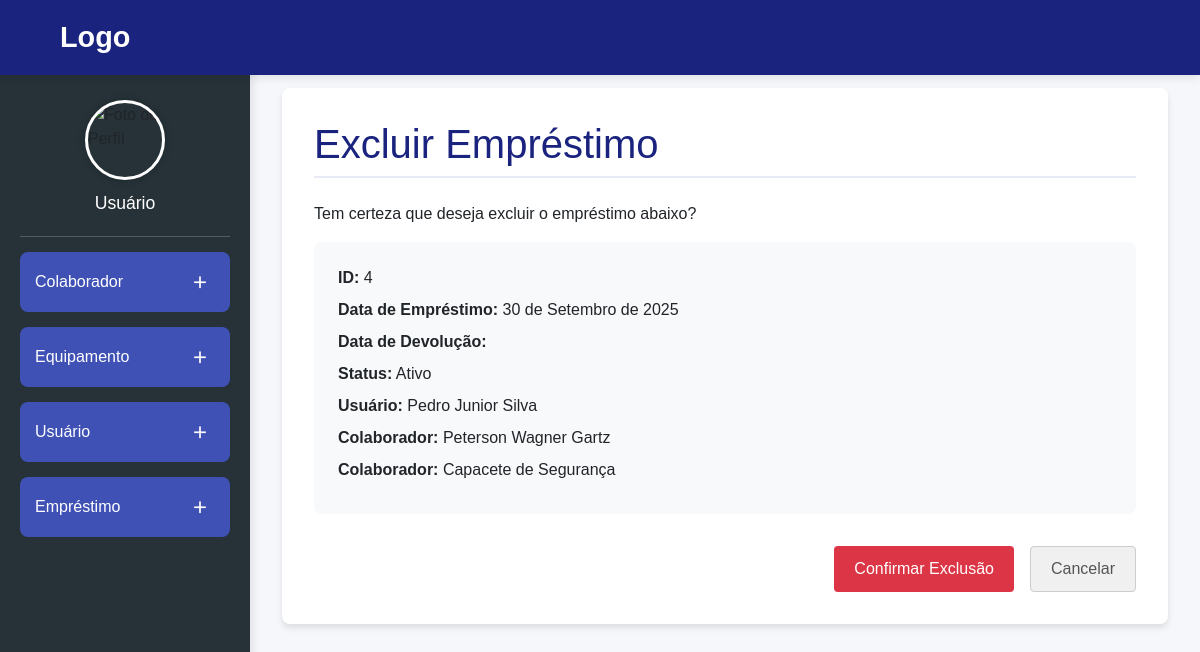
The app's page /emprestimos/4/excluir/ with its own data.
### epi_management/models.py (models this page shows, shortened)
class Emprestimo(models.Model):
    data_emprestimo = models.DateField(default=timezone.now)
    data_devolucao_prevista = models.DateField()
    data_devolucao_efetiva = models.DateField(null=True, blank=True)
    status = models.ForeignKey(StatusEmprestimo, on_delete=models.PROTECT)
    usuario = models.ForeignKey(Usuario, on_delete=models.CASCADE)
    colaborador = models.ForeignKey(Colaborador, on_delete=models.CASCADE)
    equipamento = models.ForeignKey(Equipamento, on_delete=models.CASCADE)
    observacoes_devolucao = models.TextField(blank=True, null=True)

class StatusEmprestimo(models.Model):
    nome = models.CharField(max_length=50)

class Usuario(AbstractBaseUser, PermissionsMixin):
    nome = models.CharField(max_length=100)
    email = models.EmailField(max_length=255, unique=True, validators=[validate_email])
    nivel_acesso = models.ForeignKey(NivelAcesso, on_delete=models.CASCADE)
    groups = models.ManyToManyField(
        'auth.Group',
        related_name='epi_management_usuarios',
        blank=True,
        help_text=('The groups this user belongs to. A user will get all permissions granted to each of their groups.'),
        verbose_name=('groups'),
    )
    user_permissions = models.ManyToManyField(
        'auth.Permission',
        related_name='epi_management_usuarios',
        blank=True,
        help_text=('Specific permissions for this user.'),
        verbose_name=('user permissions'),
    )
    is_staff = models.BooleanField(default=False)
    is_active = models.BooleanField(default=True)
    USERNAME_FIELD = 'email'
    REQUIRED_FIELDS = ['nome']
    objects = CustomUserManager()

class Colaborador(models.Model):
    nome = models.CharField(max_length=100)
    setor = models.CharField(max_length=50)
    funcao = models.CharField(max_length=50)
    cpf = models.CharField(max_length=11, unique=True)

class Equipamento(models.Model):
    nome = models.CharField(max_length=100)
    quantidade_disponivel = models.IntegerField()
    validade = models.DateField(null=True, blank=True)
    status = models.ForeignKey(StatusEquipamento, on_delete=models.SET_NULL, null=True)

### epi_management/views.py (the view)
# urls.py: path('emprestimos/<int:pk>/excluir/', views.emprestimos_excluir, name='emprestimos_excluir'),
def emprestimos_excluir(request, pk):
    emprestimo = get_object_or_404(Emprestimo, pk=pk)
    if request.method == 'POST':
        emprestimo.delete()
        return redirect('emprestimos_lista')
    return render(request, 'emprestimos_excluir.html', {'emprestimo': emprestimo})

### epi_management/templates/emprestimos_excluir.html (shortened to what this page needs)
{% extends 'base.html' %}
{% block content %}
<div class="main-container">
    <h1 class="page-title">Excluir Empréstimo</h1>
    <p>Tem certeza que deseja excluir o empréstimo abaixo?</p>
    <div class="confirmation-details">
        <p><strong>ID:</strong> {{ emprestimo.id }}</p>
        <p><strong>Data de Empréstimo:</strong> {{ emprestimo.data_emprestimo }}</p>
        <p><strong>Data de Devolução:</strong> {{ emprestimo.data_devolucao }}</p>
        <p><strong>Status:</strong> {{ emprestimo.status.nome }}</p>
        <p><strong>Usuário:</strong> {{ emprestimo.usuario.nome }}</p>
        <p><strong>Colaborador:</strong> {{ emprestimo.colaborador.nome }}</p>
        <p><strong>Colaborador:</strong> {{ emprestimo.equipamento.nome }}</p>
    </div>
    <form method="post">
        <div class="form-actions">
            <button type="submit" class="btn btn-danger">Confirmar Exclusão</button>
            <a href="{% url 'emprestimos_lista' %}" class="btn btn-secondary">Cancelar</a>
        </div>
    </form>
</div>
{% endblock %}

### static/CSS/base.css (style rules this page uses)
* { margin: 0; padding: 0; box-sizing: border-box; font-family: 'Poppins', sans-serif; }
body { min-height: 100vh; background-color: #f5f7fa; position: relative; }
.main-container { background-color: #fff; padding: 2rem; border-radius: 8px; box-shadow: 0 4px 6px rgba(0, 0, 0, 0.1); }
.page-title { color: #1A237E; margin-bottom: 1.5rem; padding-bottom: 0.5rem; border-bottom: 2px solid #E8EAF6; }
.form-actions { margin-top: 2rem; display: flex; justify-content: flex-end; gap: 1rem; }
.btn { padding: 10px 20px; border-radius: 4px; text-decoration: none; font-weight: 500; transition: all 0.3s; border: none; cursor: pointer; font-size: 1rem; display: inline-block; text-align: center; }
.btn-secondary { color: #555; background-color: #f0f0f0; border: 1px solid #ccc; }
.btn-danger { color: #fff; background-color: #dc3545; }
.confirmation-details { background-color: #f8f9fa; padding: 1.5rem; border-radius: 8px; margin-bottom: 1.5rem; }
.confirmation-details p { margin-bottom: 0.5rem; }

### records on screen
Emprestimo: id "4", data_emprestimo "30 de Setembro de 2025", status.nome "Ativo", usuario.nome "Pedro Junior Silva", colaborador.nome "Peterson Wagner Gartz", equipamento.nome "Capacete de Segurança"

### other values on screen
{{ user.nome|default:"Usuário" }} "Usuário"
